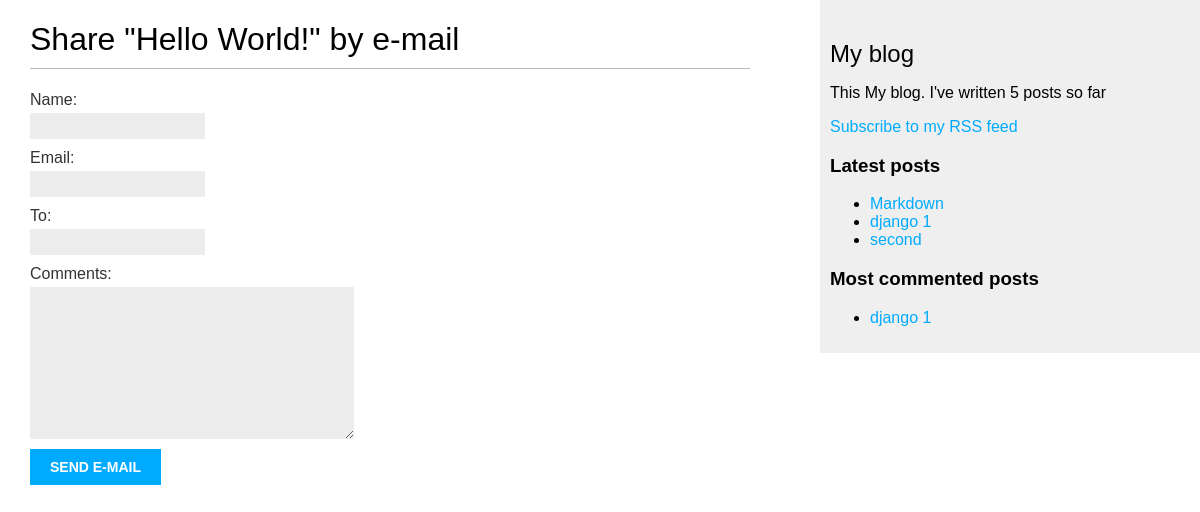
Screenshot of /blog/1/share/ with the database file from the repository.
### blog/models.py (models this page shows, shortened)
class Post(models.Model):
    class Status(models.TextChoices):
        DRAFT = 'DF', 'Draft'
        PUBLISHED = 'PB', 'Published'
    title = models.CharField(max_length=250)
    slug = models.SlugField(max_length=250, unique_for_date='publish')
    author = models.ForeignKey(User, on_delete=models.CASCADE, related_name='blog_posts')
    body = models.TextField()
    publish = models.DateTimeField(default=timezone.now)
    created = models.DateTimeField(auto_now_add=True)
    updated = models.DateTimeField(auto_now=True)
    status = models.CharField(max_length=2, choices=Status.choices, default=Status.DRAFT)
    objects = models.Manager()
    published = PublishManager()
    tags = TaggableManager()
    class Meta:
        ordering = ['-publish']
        indexes = [models.Index(fields=['-publish']), ]
    def get_absolute_url(self):
        return reverse("blog:post_detail", args=[self.publish.year,
                                                 self.publish.month,
                                                 self.publish.day,
                                                 self.slug])

### blog/views.py (the view)
# urls.py: path('<int:post_id>/share/', views.post_share, name='post_share'),
def post_share(request, post_id):
    post = get_object_or_404(Post, id=post_id, status=Post.Status.PUBLISHED)
    sent = False
    if request.method == 'POST':
        form = EmailPostForm(request.POST)
        if form.is_valid():
            cd = form.cleaned_data
            post_url = request.build_absolute_uri(post.get_absolute_url())
            subject = f"{cd['name']} recommends you read {post.title}"
            message = f"Read {post.title} at {post_url}\n\n" \
                      f"{cd['name']}\'s comments: {cd['comments']}"
            send_mail(subject, message, cd['email'], [cd['to']])
            sent = True
    else:
        form = EmailPostForm()
    return render(request, 'blog/post/share.html', {'post': post,
                                                    'form': form,
                                                    'sent': sent})

### blog/forms.py
class EmailPostForm(forms.Form):
    name = forms.CharField(max_length=25)
    email = forms.EmailField()
    to = forms.EmailField()
    comments = forms.CharField(required=False, widget=forms.Textarea)

### blog/models.py (called while the page is built)
    def get_queryset(self):
        return super().get_queryset().filter(status=Post.Status.PUBLISHED)

### blog/templatetags/blog_tags.py (called while the page is built)
@register.simple_tag(name='total_posts')
def total_posts() -> int:
    return Post.published.count()

@register.inclusion_tag('blog/post/latest_posts.html')
def show_latest_posts(count: int = 5) -> dict:
    latest_posts = Post.published.order_by('-publish')[:count]
    return {'latest_posts': latest_posts}

@register.simple_tag()
def get_most_commented_posts(count: int = 5) -> QuerySet:
    return Post.published.annotate(total_comments=Count('comments')).order_by('-total_comments')[:count]

### blog/templates/blog/post/share.html (shortened to what this page needs)
{% extends 'blog/base.html' %}
{% block content %}
    {% if sent %}
        <h1>E-mail successfully sent</h1>
        <p>
            "{{ post.title }}" was successfully sent to {{ form.cleaned_data.to }}.
        </p>
    {% else %}
        <h1>Share "{{ post.title }}" by e-mail</h1>
        <form action="{% url 'blog:post_share' post.id %}" method="post">
            {{ form.as_p }}
            <input type="submit" value="Send e-mail">
        </form>
    {% endif %}
{% endblock %}

### blog/templates/blog/base.html (shortened to what this page needs)
{% load blog_tags %}
{% load static %}
<!DOCTYPE html>
<html lang="en">
<head>
    <link href="{% static "css/blog.css" %}" rel="stylesheet">
</head>
<body>
    <div id="content">
        {% block content %}
        {% endblock %}
    </div>
    <div id="sidebar">
        <h2>My blog</h2>
        <p>
            This My blog.
            I've written {% total_posts %} posts so far
        </p>
        <p>
            <a href="{% url 'blog:post_feed' %}">
                Subscribe to my RSS feed
            </a>
        </p>
        <h3>Latest posts</h3>
        {% show_latest_posts 3 %}
        <h3>Most commented posts</h3>
        {% get_most_commented_posts 1 as most_commented_post %}
        <ul>
            {% for post in most_commented_post %}
                <li>
                    <a href="{{ post.get_absolute_url }}">{{ post.title }}</a>
                </li>
            {% endfor %}
        </ul>
    </div>
</body>
</html>

### blog/templates/blog/post/latest_posts.html
<ul>
    {% for post in latest_posts %}
    	<li>
            <a href="{{ post.get_absolute_url }}">{{ post.title }}</a>
        </li>
    {% endfor %}
</ul>

### blog/static/css/blog.css (style rules this page uses)
body { margin:0; padding:0; font-family:helvetica, sans-serif; }
a { color:#00abff; text-decoration:none; }
h1 { font-weight:normal; border-bottom:1px solid #bbb; padding:0 0 10px 0; }
h2 { font-weight:normal; margin:30px 0 0; }
#content { float:left; width:60%; padding:0 0 0 30px; }
#sidebar { float:right; width:30%; padding:10px; background:#efefef; height:100%; }
label { float:left; clear:both; color:#333; margin-bottom:4px; }
input, textarea { clear:both; float:left; margin:0 0 10px; background:#ededed; border:0; padding:6px 10px; font-size:12px; }
input[type=submit] { font-weight:bold; background:#00abff; color:#fff; padding:10px 20px; font-size:14px; text-transform:uppercase; }

### rows the page displays
Post: title "Hello World!"
Post: title "Markdown"
Post: title "django 1"
Post: title "second"
